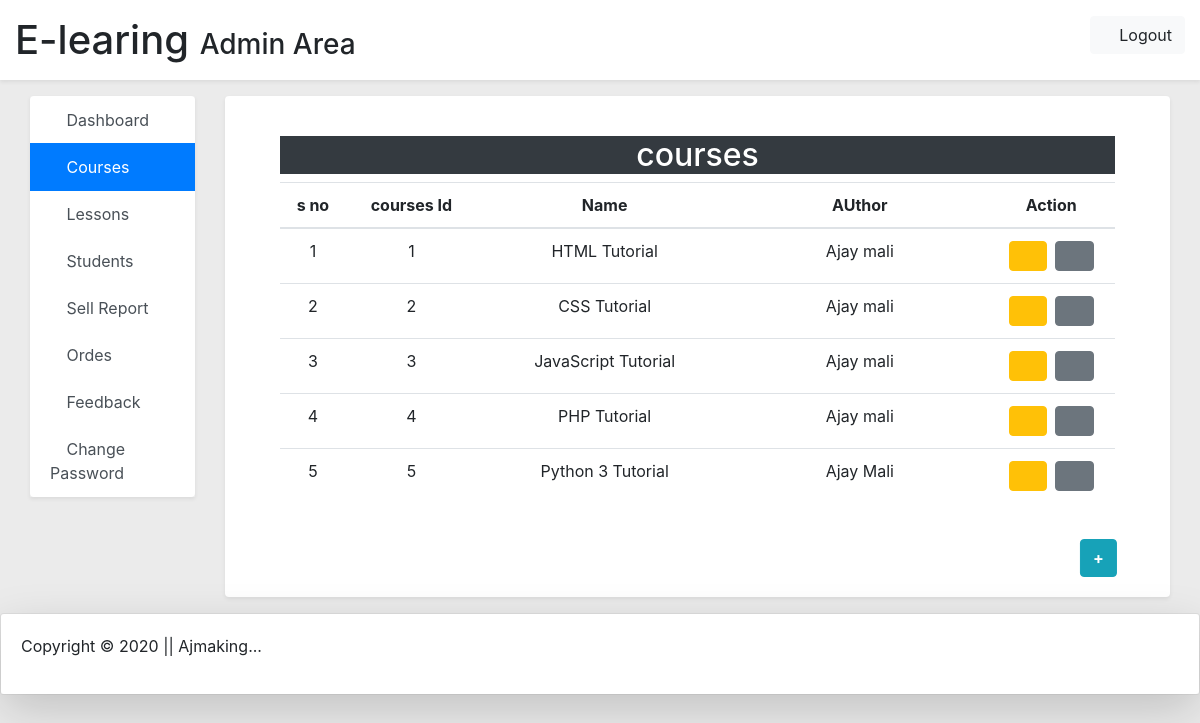
The page /view_courses.php (signed in) on the database its author committed.
### tables this page shows
CREATE TABLE `course` (
  `c_id` int(20) NOT NULL,
  `c_name` varchar(500) NOT NULL,
  `c_author` varchar(100) NOT NULL,
  `c_desc` text NOT NULL,
  `c_duration` varchar(100) NOT NULL,
  `c_oprice` varchar(50) NOT NULL,
  `c_sprice` varchar(50) NOT NULL,
  `c_img` varchar(200) NOT NULL
);

### view_courses.php (the view, shortened to what this page needs)
<?php
require_once('includes/top.php');
?>
<div class="container">
	<div class="card-body">
		<div class="w-100 text-center bg-dark text-white h2">courses </div>
		<table class="table table-hover text-center table-responsive">
			<thead class="">
				<th width="5%">s no</th>
				<th width="10%">courses Id</th>
				<th width="20%">Name</th>
				<th width="20%">AUthor</th>
				<th width="10%">Action</th>
			</thead>
			<tbody>
				<?php $run = $conn->query("SELECT * FROM course");
					  $i=1;
					while ($row = $run->fetch_assoc()) {
						echo "<tr>
								<td>".$i."</td>
								<td>".$row['c_id']."</td>
								<td>".$row['c_name']."</td>
								<td>".$row['c_author']."</td>
								<td><a href='insert_courses.php?e_id=".$row['c_id']."' class='btn btn-warning mr-2'><i class='fa fa-pencil'></i></a><a href='insert_courses.php?e_id=".$row['c_id']."' class='btn btn-secondary'><i class='fa fa-trash-o'></i></a></td>
							</tr>";
							$i++;
					}
				  ?>
			</tbody>
		</table>
	</div>
		<a href="insert_courses.php?c_id " class="btn btn-info position-sticky font-weight-bold" style="top: 90%; left: 90%;">+</a>
</div>
<?php
require_once('includes/bottom.php');
?>

### includes/top.php (style rules this page uses)
body { background-color: #EBEBEB; }

### rows shown on the page
course: c_id "1", c_name "HTML Tutorial", c_author "Ajay mali"
course: c_id "2", c_name "CSS Tutorial", c_author "Ajay mali"
course: c_id "3", c_name "JavaScript Tutorial", c_author "Ajay mali"
course: c_id "4", c_name "PHP Tutorial", c_author "Ajay mali"
course: c_id "5", c_name "Python 3 Tutorial", c_author "Ajay Mali"
